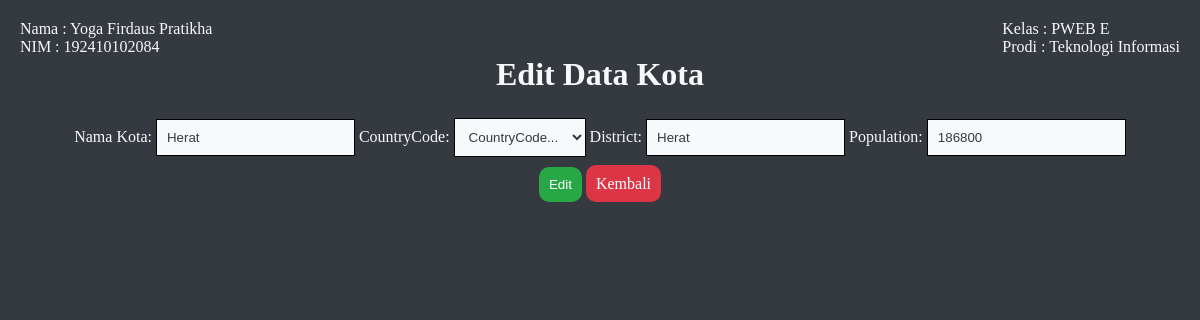
The page /edit.php?id=3 on the database its author committed.
### tables this page shows
CREATE TABLE `city` (
  `ID` INT(11) NOT NULL AUTO_INCREMENT,
  `Name` CHAR(35) NOT NULL DEFAULT '',
  `CountryCode` CHAR(3) NOT NULL DEFAULT '',
  `District` CHAR(20) NOT NULL DEFAULT '',
  `Population` INT(11) NOT NULL DEFAULT '0',
  PRIMARY KEY (`ID`),
  KEY `CountryCode` (`CountryCode`),
  CONSTRAINT `city_ibfk_1` FOREIGN KEY (`CountryCode`) REFERENCES `country` (`Code`)
);

### edit.php (the view, shortened to what this page needs)
<?php
	require_once("koneksi.php");
	$selectData = [];
	if(isset($_GET['id']))
	{
	  $editID = $_GET["id"];
		$select= $db->prepare("SELECT * FROM city WHERE id =$editID");
	  $select->execute();
	  $selects=$select->fetch(PDO::FETCH_ASSOC);
		$selectData = $selects;
	}
?>
<!DOCTYPE html>
	<head>
	    <link rel="stylesheet" href="style.css">
	</head>
	<body>
		<div style="color:#f8f9fa;">
			<div class="flex between" style="margin-top:20px; margin-left:20px; margin-right:20px;">
				<p>Nama : Yoga Firdaus Pratikha<br>NIM :  192410102084</p>
				<p>Kelas : PWEB E<br>Prodi : Teknologi Informasi</p>
			</div>
			<div style="text-align: center;">
				<h1>Edit Data Kota</h1>
			</div>
		<div class="container">
			<form method="post">
				<div>
					<label for="Name">Nama Kota:</label>
					<input type="text" id="Name" value="<?php echo $selectData["Name"]; ?>" name="Name">
		      <label for="CountryCode">CountryCode:</label>
					<select type="text" id="CountryCode" name="CountryCode">
						<option disabled selected> CountryCode... </option>
					</select>
		      <label for="District">District:</label>
					<input type="text" id="District" value='<?php echo $selectData["District"]; ?>' name="District">
		      <label for="Population">Population:</label>
					<input type="text" id="Population" value="<?php echo $selectData["Population"]; ?>" name="Population">
				</div>
		    <div class="d-flex justify-content-between" style="margin-top:10px">
					<input name="submit" id="submit" type="submit" class="button green" value="Edit">
				</form>
		      <a href="./index.php" class="button red">Kembali</a>
		    </div>
			</div>
		</body>
</html>

### style.css (style rules this page uses)
* { box-sizing: border-box; margin: 0; padding: 0; color: #f8f9fa; background-color: #343a40; }
table, th, td, input, select { border: 1px solid black; border-collapse: collapse; background-color: #f8f9fa; padding: 10px; color:#343a40; }
a { text-decoration: none; }
.button { padding: 10px; border: none; border-radius: 10px; transition: all 0.3 ease 0s; width: auto; }
.red { color:#fff; background-color:#dc3545; border-color:#dc3545; }
.green { color:#fff; background-color:#28a745; border-color:#28a745; }
.flex { display:flex; }
.between { justify-content:space-between; }
.container { color: white; height: auto; margin: 10px auto 60px auto; padding: 15px; width: 100%; text-align: center; line-height: 1.2; }

### rows shown on the page
city: Name "Herat", District "Herat", Population "186800"
